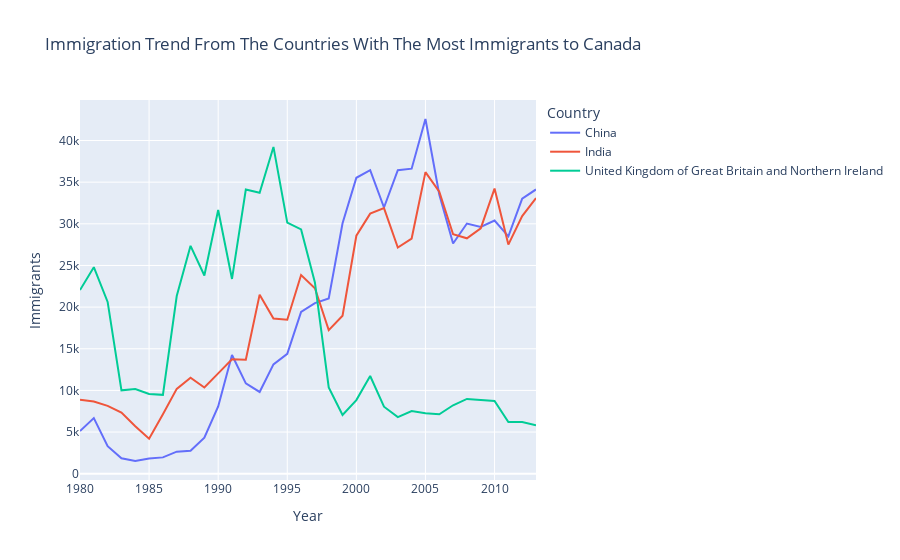

Source (notebook cell):
### Markdown cell above
### China, India, UK Line Plot

### Code cell
fig = px.line(df_can_new.loc[df_can_new["Country"].isin(["India", "China", "United Kingdom of Great Britain and Northern Ireland"])], 
              x="Year", y="Immigrants", color="Country", title="Immigration Trend From The Countries With The Most Immigrants to Canada")
fig.show()

### Figure 1 — Plotly figure (JSON) as saved in the notebook; plotly's stock layout.template omitted (floating-point values rounded to 4 significant figures)
{"data": [{"hovertemplate": "Country=China<br>Year=%{x}<br>Immigrants=%{y}<extra></extra>", "legendgroup": "China", "line": {"color": "#636efa", "dash": "solid"}, "marker": {"symbol": "circle"}, "mode": "lines", "name": "China", "orientation": "v", "showlegend": true, "type": "scatter", "x": [1980, 1981, 1982, 1983, 1984, 1985, 1986, 1987, 1988, 1989, 1990, 1991, 1992, 1993, 1994, 1995, 1996, 1997, 1998, 1999, 2000, 2001, 2002, 2003, 2004, 2005, 2006, 2007, 2008, 2009, 2010, 2011, 2012, 2013], "xaxis": "x", "y": [5123, 6682, 3308, 1863, 1527, 1816, 1960, 2643, 2758, 4323, 8076, 14255, 10846, 9817, 13128, 14398, 19415, 20475, 21049, 30069, 35529, 36434, 31961, 36439, 36619, 42584, 33518, 27642, 30037, 29622, 30391, 28502, 33024, 34129], "yaxis": "y"}, {"hovertemplate": "Country=India<br>Year=%{x}<br>Immigrants=%{y}<extra></extra>", "legendgroup": "India", "line": {"color": "#EF553B", "dash": "solid"}, "marker": {"symbol": "circle"}, "mode": "lines", "name": "India", "orientation": "v", "showlegend": true, "type": "scatter", "x": [1980, 1981, 1982, 1983, 1984, 1985, 1986, 1987, 1988, 1989, 1990, 1991, 1992, 1993, 1994, 1995, 1996, 1997, 1998, 1999, 2000, 2001, 2002, 2003, 2004, 2005, 2006, 2007, 2008, 2009, 2010, 2011, 2012, 2013], "xaxis": "x", "y": [8880, 8670, 8147, 7338, 5704, 4211, 7150, 10189, 11522, 10343, 12041, 13734, 13673, 21496, 18620, 18489, 23859, 22268, 17241, 18974, 28572, 31223, 31889, 27155, 28235, 36210, 33848, 28742, 28261, 29456, 34235, 27509, 30933, 33087], "yaxis": "y"}, {"hovertemplate": "Country=United Kingdom of Great Britain and Northern Ireland<br>Year=%{x}<br>Immigrants=%{y}<extra></extra>", "legendgroup": "United Kingdom of Great Britain and Northern Ireland", "line": {"color": "#00cc96", "dash": "solid"}, "marker": {"symbol": "circle"}, "mode": "lines", "name": "United Kingdom of Great Britain and Northern Ireland", "orientation": "v", "showlegend": true, "type": "scatter", "x": [1980, 1981, 1982, 1983, 1984, 1985, 1986, 1987, 1988, 1989, 1990, 1991, 1992, 1993, 1994, 1995, 1996, 1997, 1998, 1999, 2000, 2001, 2002, 2003, 2004, 2005, 2006, 2007, 2008, 2009, 2010, 2011, 2012, 2013], "xaxis": "x", "y": [22045, 24796, 20620, 10015, 10170, 9564, 9470, 21337, 27359, 23795, 31668, 23380, 34123, 33720, 39231, 30145, 29322, 22965, 10367, 7045, 8840, 11728, 8046, 6797, 7533, 7258, 7140, 8216, 8979, 8876, 8724, 6204, 6195, 5827], "yaxis": "y"}], "layout": {"autosize": true, "legend": {"title": {"text": "Country"}, "tracegroupgap": 0}, "title": {"text": "Immigration Trend From The Countries With The Most Immigrants to Canada"}, "xaxis": {"anchor": "y", "autorange": true, "domain": [0, 1], "range": [1980, 2013], "title": {"text": "Year"}, "type": "linear"}, "yaxis": {"anchor": "x", "autorange": true, "domain": [0, 1], "range": [-753.9, 44860.0], "title": {"text": "Immigrants"}, "type": "linear"}}}
